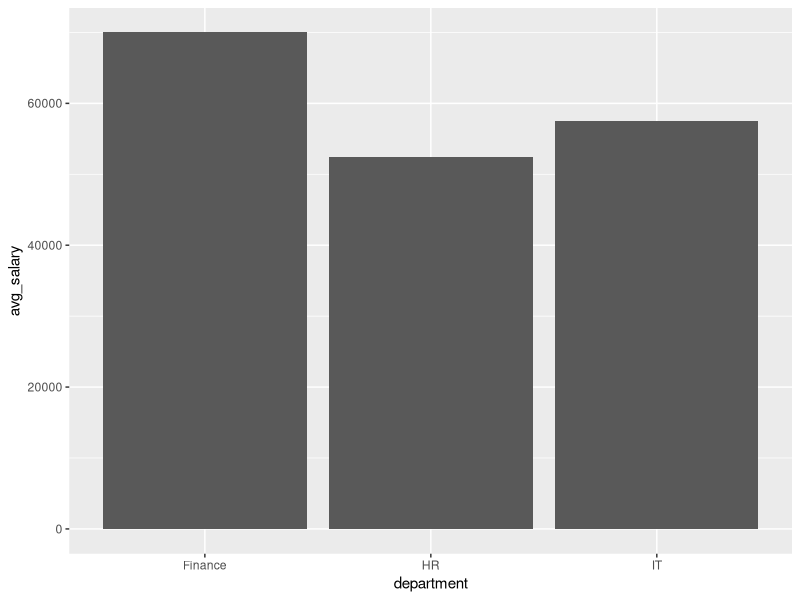
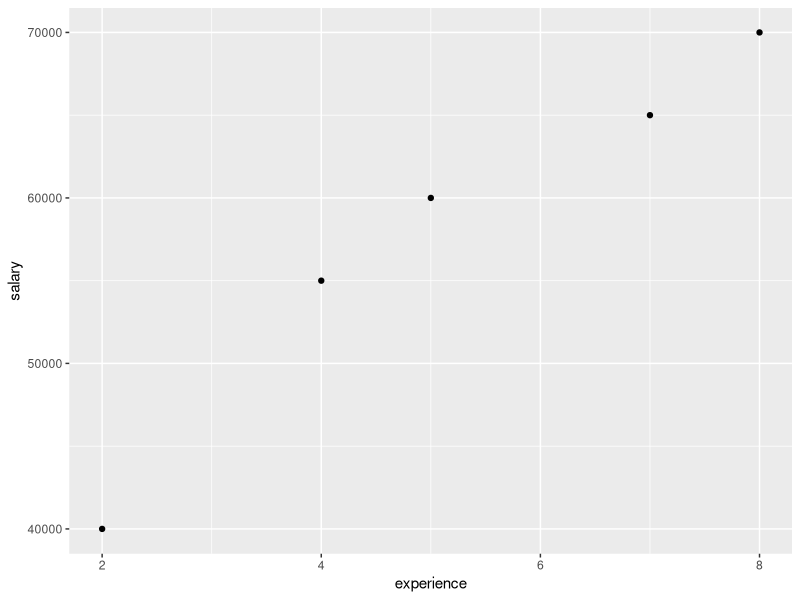

Source code (R) for these figures, in order:
# Load libraries
library(dplyr)
library(ggplot2)

# Create sample dataset
df <- data.frame(
  name = c("A","B","C","D","E"),
  age = c(25,30,28,35,40),
  department = c("HR","IT","IT","Finance","HR"),
  salary = c(40000,60000,55000,70000,65000),
  experience = c(2,5,4,8,7)
)

# Data exploration
head(df)
summary(df)

# Handle missing values
df$salary[is.na(df$salary)] <- mean(df$salary, na.rm = TRUE)

# Correlation
cor(df$experience, df$salary)

# Average salary by department
avg_salary <- df %>%
  group_by(department) %>%
  summarise(avg_salary = mean(salary))

# Visualization
ggplot(avg_salary, aes(x = department, y = avg_salary)) +
  geom_bar(stat = "identity")

ggplot(df, aes(x = experience, y = salary)) +
  geom_point()
